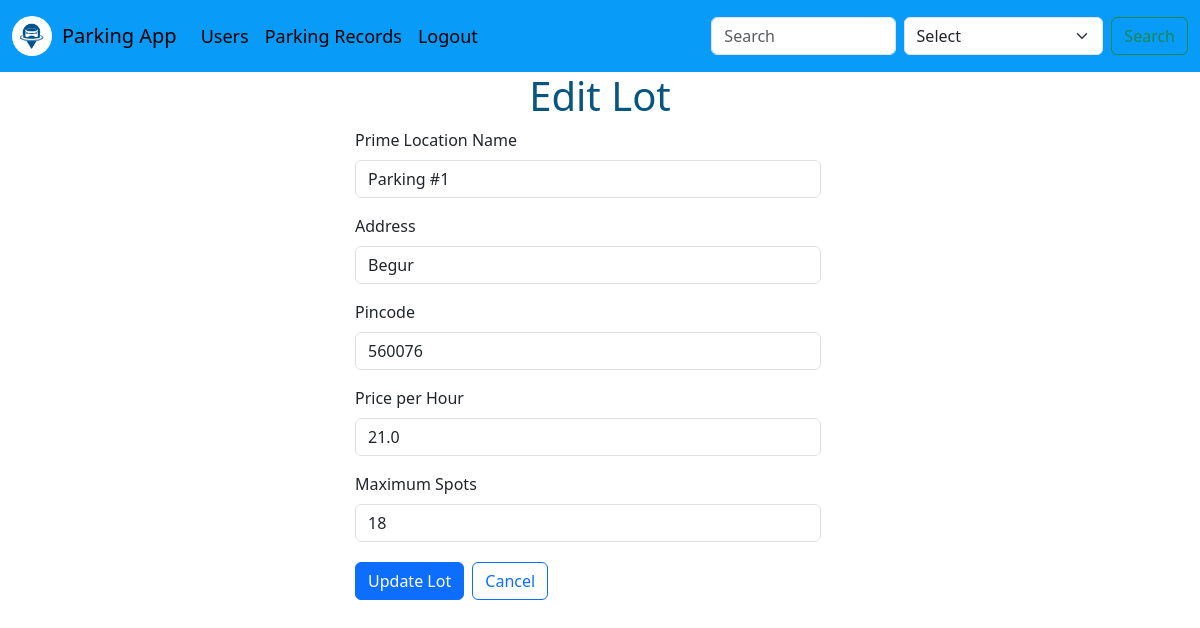
Screenshot of /edit_lot/1 (signed in) with the database file from the repository.
### controllers/database.py (models this page shows)
class ParkingLot(db.Model):
    id = db.Column(db.Integer, primary_key=True, autoincrement=True)
    prime_location_name = db.Column(db.String(100), nullable=False)
    address = db.Column(db.String(200), nullable=False)
    pin_code = db.Column(db.String(10), nullable=False)
    price = db.Column(db.Float, nullable=False)
    maximum_number_of_spots = db.Column(db.Integer, nullable=False)
    spots = db.relationship('ParkingSpot', backref='lot', lazy=True, cascade="all, delete-orphan")

### controllers/routes.py (the view, shortened to what this page needs)
@app.route("/edit_lot/<int:lot_id>", methods=["GET", "POST"])
def edit_lot(lot_id):
    if session.get("user_email") == 'admin@gmail.com':
        lot = ParkingLot.query.get(lot_id)
        if lot:
            if request.method == "GET":
                return render_template("edit_lot.html", lot=lot)
        else:
            flash("Parking lot not found.", "error")
            return redirect(url_for("home"))
    else:
        flash("You do not have permission to access this page.", "error")
        return redirect(url_for("home"))

### templates/edit_lot.html (shortened to what this page needs)
{% extends 'base.html' %}
{% block body %}
    <div><h1 class = "text-center" style="color: #07567d;">Edit Lot</h1></div>
    <div class="container-fluid row justify-content-center">
        <form class="col-5" action="{{url_for('edit_lot', lot_id=lot.id)}}" method="POST">
            <div class="mb-3">
                <label for="locationName" class="form-label">Prime Location Name</label>
                <input type="text" class="form-control" id="locationName" name="locationName" value="{{ lot.prime_location_name }}">
            </div>
            <div class="mb-3">
                <label for="address" class="form-label">Address</label>
                <input type="text" class="form-control" id="address" name="address" value="{{ lot.address }}">
            </div>
            <div class="mb-3">
                <label for="pincode" class="form-label">Pincode</label>
                <input type="text" class="form-control" id="pincode" name="pincode" value="{{ lot.pin_code }}">
            </div>
            <div class="mb-3">
                <label for="price" class="form-label">Price per Hour</label>
                <input type="number" class="form-control" id="price" name="price" value="{{ lot.price }}">
            </div>
            <div class="mb-3">
                <label for="maximumSpots" class="form-label">Maximum Spots</label>
                <input type="number" class="form-control" id="maximumSpots" name="maximumSpots" value="{{ lot.maximum_number_of_spots }}">
            </div>
            <div>
                <button type="submit" class="btn btn-primary">Update Lot</button>
                <a class="btn btn-outline-primary m-1" href="{{url_for('home')}}" role="Edit">Cancel</a>
            </div>
        </form>
    </div>
{% endblock body %}

### rows the page displays
ParkingLot: locationName "Parking #1", address "Begur", pincode "560076", price "21.0", maximumSpots "18"
